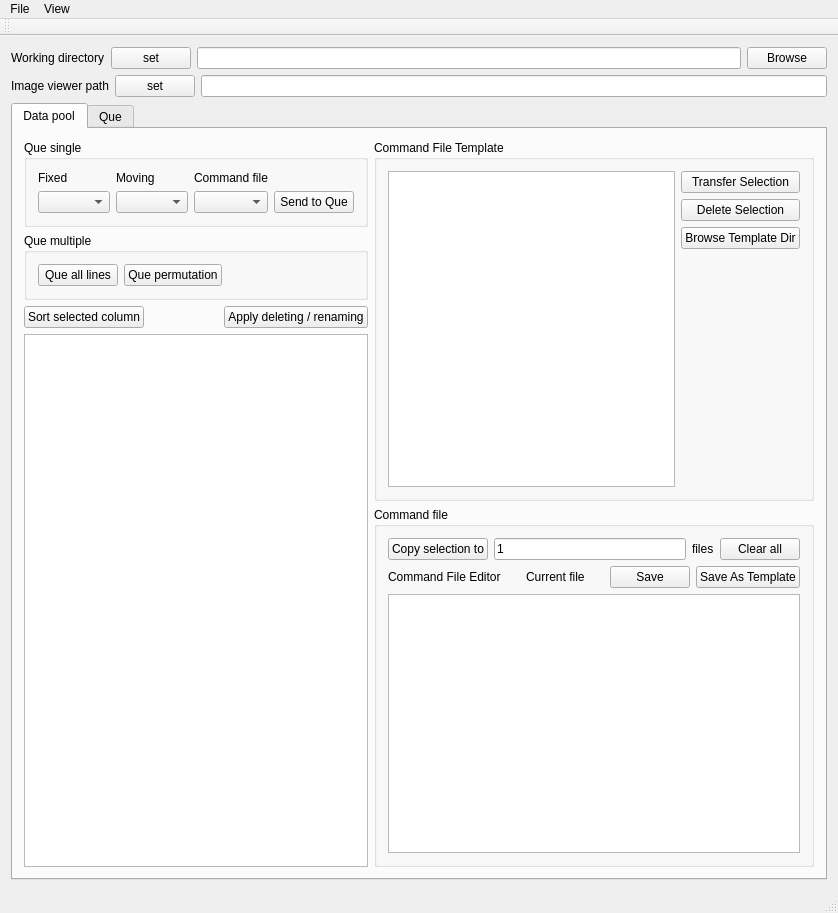
<?xml version="1.0" encoding="UTF-8"?>
<ui version="4.0">
 <class>register_guiClass</class>
 <widget class="QMainWindow" name="register_guiClass">
  <property name="geometry">
   <rect>
    <x>0</x>
    <y>0</y>
    <width>838</width>
    <height>913</height>
   </rect>
  </property>
  <property name="windowTitle">
   <string>RegiAid - Plastimatch</string>
  </property>
  <widget class="QWidget" name="centralWidget">
   <layout class="QVBoxLayout" name="verticalLayout">
    <item>
     <layout class="QHBoxLayout" name="horizontalLayout">
      <item>
       <widget class="QLabel" name="label_9">
        <property name="text">
         <string>Working directory</string>
        </property>
       </widget>
      </item>
      <item>
       <widget class="QPushButton" name="pushButton_SetDefaultDir">
        <property name="text">
         <string>set</string>
        </property>
       </widget>
      </item>
      <item>
       <widget class="QLineEdit" name="lineEditDefaultDirPath"/>
      </item>
      <item>
       <widget class="QPushButton" name="pushButtonBrowseWorkingDir">
        <property name="text">
         <string>Browse</string>
        </property>
       </widget>
      </item>
     </layout>
    </item>
    <item>
     <layout class="QHBoxLayout" name="horizontalLayout_10">
      <item>
       <widget class="QLabel" name="label_12">
        <property name="text">
         <string>Image viewer path</string>
        </property>
       </widget>
      </item>
      <item>
       <widget class="QPushButton" name="pushButton_SetViewerPath">
        <property name="text">
         <string>set</string>
        </property>
       </widget>
      </item>
      <item>
       <widget class="QLineEdit" name="lineEditDefaultViewerPath"/>
      </item>
     </layout>
    </item>
    <item>
     <layout class="QVBoxLayout" name="verticalLayout_2">
      <item>
       <widget class="QTabWidget" name="tabWidget">
        <property name="currentIndex">
         <number>0</number>
        </property>
        <widget class="QWidget" name="tab">
         <attribute name="title">
          <string>Data pool</string>
         </attribute>
         <layout class="QHBoxLayout" name="horizontalLayout_2">
          <item>
           <layout class="QVBoxLayout" name="verticalLayout_3">
            <item>
             <widget class="QGroupBox" name="groupBox_6">
              <property name="title">
               <string>Que single</string>
              </property>
              <layout class="QVBoxLayout" name="verticalLayout_5">
               <item>
                <layout class="QGridLayout" name="gridLayout">
                 <item row="0" column="0">
                  <widget class="QLabel" name="label_6">
                   <property name="text">
                    <string>Fixed</string>
                   </property>
                  </widget>
                 </item>
                 <item row="2" column="0">
                  <widget class="QComboBox" name="comboBox_Fixed">
                   <property name="duplicatesEnabled">
                    <bool>true</bool>
                   </property>
                  </widget>
                 </item>
                 <item row="2" column="1">
                  <widget class="QComboBox" name="comboBox_Moving"/>
                 </item>
                 <item row="0" column="1">
                  <widget class="QLabel" name="label_7">
                   <property name="text">
                    <string>Moving</string>
                   </property>
                  </widget>
                 </item>
                 <item row="2" column="2">
                  <widget class="QComboBox" name="comboBox_Command"/>
                 </item>
                 <item row="0" column="2">
                  <widget class="QLabel" name="label_8">
                   <property name="text">
                    <string>Command file</string>
                   </property>
                  </widget>
                 </item>
                 <item row="2" column="3">
                  <widget class="QPushButton" name="pushButton_QueSingle">
                   <property name="text">
                    <string>Send to Que</string>
                   </property>
                  </widget>
                 </item>
                </layout>
               </item>
              </layout>
             </widget>
            </item>
            <item>
             <widget class="QGroupBox" name="groupBox_7">
              <property name="title">
               <string>Que multiple</string>
              </property>
              <layout class="QHBoxLayout" name="horizontalLayout_6">
               <item>
                <layout class="QHBoxLayout" name="horizontalLayout_9">
                 <item>
                  <widget class="QPushButton" name="pushButton_QueByLine">
                   <property name="text">
                    <string>Que all lines</string>
                   </property>
                  </widget>
                 </item>
                 <item>
                  <widget class="QPushButton" name="pushButton_QueByPermutation">
                   <property name="text">
                    <string>Que permutation</string>
                   </property>
                  </widget>
                 </item>
                 <item>
                  <spacer name="horizontalSpacer_3">
                   <property name="orientation">
                    <enum>Qt::Horizontal</enum>
                   </property>
                   <property name="sizeHint" stdset="0">
                    <size>
                     <width>40</width>
                     <height>20</height>
                    </size>
                   </property>
                  </spacer>
                 </item>
                </layout>
               </item>
              </layout>
             </widget>
            </item>
            <item>
             <layout class="QHBoxLayout" name="horizontalLayout_7">
              <item>
               <widget class="QPushButton" name="pushButton_SortSelected">
                <property name="text">
                 <string>Sort selected column</string>
                </property>
               </widget>
              </item>
              <item>
               <spacer name="horizontalSpacer_2">
                <property name="orientation">
                 <enum>Qt::Horizontal</enum>
                </property>
                <property name="sizeHint" stdset="0">
                 <size>
                  <width>40</width>
                  <height>20</height>
                 </size>
                </property>
               </spacer>
              </item>
              <item>
               <widget class="QPushButton" name="pushButton_UpdateFileList">
                <property name="text">
                 <string>Apply deleting / renaming</string>
                </property>
               </widget>
              </item>
             </layout>
            </item>
            <item>
             <widget class="QTableView" name="tableView_main">
              <property name="enabled">
               <bool>true</bool>
              </property>
              <property name="selectionMode">
               <enum>QAbstractItemView::SingleSelection</enum>
              </property>
             </widget>
            </item>
           </layout>
          </item>
          <item>
           <layout class="QVBoxLayout" name="verticalLayout_14">
            <item>
             <widget class="QGroupBox" name="groupBox_CommandTemplate">
              <property name="title">
               <string>Command File Template</string>
              </property>
              <layout class="QVBoxLayout" name="verticalLayout_4">
               <item>
                <layout class="QHBoxLayout" name="horizontalLayout_12">
                 <item>
                  <widget class="QListWidget" name="listWidgetCommandTemplate"/>
                 </item>
                 <item>
                  <layout class="QVBoxLayout" name="verticalLayout_15">
                   <item>
                    <widget class="QPushButton" name="pushButtonTransferTemplate">
                     <property name="text">
                      <string>Transfer Selection</string>
                     </property>
                    </widget>
                   </item>
                   <item>
                    <widget class="QPushButton" name="pushButtonTransferTemplate_2">
                     <property name="text">
                      <string>Delete Selection</string>
                     </property>
                    </widget>
                   </item>
                   <item>
                    <widget class="QPushButton" name="pushButtonBrowseTemplateDir">
                     <property name="text">
                      <string>Browse Template Dir</string>
                     </property>
                    </widget>
                   </item>
                   <item>
                    <spacer name="verticalSpacer">
                     <property name="orientation">
                      <enum>Qt::Vertical</enum>
                     </property>
                     <property name="sizeHint" stdset="0">
                      <size>
                       <width>20</width>
                       <height>40</height>
                      </size>
                     </property>
                    </spacer>
                   </item>
                  </layout>
                 </item>
                </layout>
               </item>
              </layout>
             </widget>
            </item>
            <item>
             <widget class="QGroupBox" name="groupBox_CommandFile">
              <property name="enabled">
               <bool>true</bool>
              </property>
              <property name="title">
               <string>Command file</string>
              </property>
              <layout class="QVBoxLayout" name="verticalLayout_12">
               <item>
                <layout class="QHBoxLayout" name="horizontalLayout_3">
                 <item>
                  <widget class="QPushButton" name="pushButton_CopyCommand">
                   <property name="text">
                    <string>Copy selection to</string>
                   </property>
                  </widget>
                 </item>
                 <item>
                  <widget class="QLineEdit" name="lineEdit_NumOfCopy">
                   <property name="text">
                    <string>1</string>
                   </property>
                  </widget>
                 </item>
                 <item>
                  <widget class="QLabel" name="label_10">
                   <property name="text">
                    <string>files</string>
                   </property>
                  </widget>
                 </item>
                 <item>
                  <widget class="QPushButton" name="pushButton_ClearCommandFiles">
                   <property name="text">
                    <string>Clear all</string>
                   </property>
                  </widget>
                 </item>
                </layout>
               </item>
               <item>
                <layout class="QHBoxLayout" name="horizontalLayout_4">
                 <item>
                  <widget class="QLabel" name="label_2">
                   <property name="text">
                    <string>Command File Editor</string>
                   </property>
                  </widget>
                 </item>
                 <item>
                  <spacer name="horizontalSpacer_5">
                   <property name="orientation">
                    <enum>Qt::Horizontal</enum>
                   </property>
                   <property name="sizeHint" stdset="0">
                    <size>
                     <width>40</width>
                     <height>20</height>
                    </size>
                   </property>
                  </spacer>
                 </item>
                 <item>
                  <widget class="QLabel" name="label_CurCommandFile">
                   <property name="text">
                    <string>Current file</string>
                   </property>
                  </widget>
                 </item>
                 <item>
                  <spacer name="horizontalSpacer">
                   <property name="orientation">
                    <enum>Qt::Horizontal</enum>
                   </property>
                   <property name="sizeHint" stdset="0">
                    <size>
                     <width>40</width>
                     <height>20</height>
                    </size>
                   </property>
                  </spacer>
                 </item>
                 <item>
                  <widget class="QPushButton" name="pushButton_SaveCommandText">
                   <property name="text">
                    <string>Save</string>
                   </property>
                  </widget>
                 </item>
                 <item>
                  <widget class="QPushButton" name="pushButton_SaveCommandAsTemplate">
                   <property name="text">
                    <string>Save As Template</string>
                   </property>
                  </widget>
                 </item>
                </layout>
               </item>
               <item>
                <widget class="QPlainTextEdit" name="plainTextEdit">
                 <property name="maximumSize">
                  <size>
                   <width>16777215</width>
                   <height>268</height>
                  </size>
                 </property>
                </widget>
               </item>
              </layout>
             </widget>
            </item>
           </layout>
          </item>
         </layout>
        </widget>
        <widget class="QWidget" name="tab_2">
         <attribute name="title">
          <string>Que</string>
         </attribute>
         <layout class="QHBoxLayout" name="horizontalLayout_8">
          <item>
           <layout class="QVBoxLayout" name="verticalLayout_7">
            <item>
             <widget class="QTableView" name="tableView_que">
              <property name="enabled">
               <bool>true</bool>
              </property>
              <property name="selectionMode">
               <enum>QAbstractItemView::SingleSelection</enum>
              </property>
              <property name="selectionBehavior">
               <enum>QAbstractItemView::SelectRows</enum>
              </property>
             </widget>
            </item>
            <item>
             <layout class="QHBoxLayout" name="horizontalLayout_5">
              <item>
               <widget class="QGroupBox" name="groupBox">
                <property name="title">
                 <string>Edit Que</string>
                </property>
                <layout class="QVBoxLayout" name="verticalLayout_8">
                 <item>
                  <layout class="QVBoxLayout" name="verticalLayout_6">
                   <item>
                    <widget class="QPushButton" name="pushButton_RemoveSel">
                     <property name="text">
                      <string>Remove selection</string>
                     </property>
                    </widget>
                   </item>
                   <item>
                    <widget class="QPushButton" name="pushButton_ClearQue">
                     <property name="text">
                      <string>Clear all</string>
                     </property>
                    </widget>
                   </item>
                  </layout>
                 </item>
                </layout>
               </widget>
              </item>
              <item>
               <widget class="QGroupBox" name="groupBox_2">
                <property name="title">
                 <string>Run Que</string>
                </property>
                <layout class="QVBoxLayout" name="verticalLayout_10">
                 <item>
                  <layout class="QGridLayout" name="gridLayout_2">
                   <item row="1" column="0">
                    <widget class="QPushButton" name="pushButton_RunAll_Seq">
                     <property name="text">
                      <string>Run sequentially</string>
                     </property>
                    </widget>
                   </item>
                   <item row="0" column="0">
                    <widget class="QPushButton" name="pushButton_RunSelected">
                     <property name="text">
                      <string>Run selection</string>
                     </property>
                    </widget>
                   </item>
                   <item row="2" column="0">
                    <widget class="QPushButton" name="pushButton_RunAll_MultiThread">
                     <property name="text">
                      <string>Run multi-thread</string>
                     </property>
                    </widget>
                   </item>
                   <item row="1" column="1">
                    <widget class="QLabel" name="label_5">
                     <property name="text">
                      <string>Total time (s)</string>
                     </property>
                    </widget>
                   </item>
                   <item row="2" column="2">
                    <widget class="QLineEdit" name="lineEdit_TotalProcTimeMT">
                     <property name="text">
                      <string>0</string>
                     </property>
                    </widget>
                   </item>
                   <item row="2" column="1">
                    <widget class="QLabel" name="label_11">
                     <property name="text">
                      <string>Total time (s)</string>
                     </property>
                    </widget>
                   </item>
                   <item row="1" column="2">
                    <widget class="QLineEdit" name="lineEdit_TotalProcTimeSeq">
                     <property name="text">
                      <string>0</string>
                     </property>
                    </widget>
                   </item>
                   <item row="3" column="1">
                    <widget class="QLabel" name="label_3">
                     <property name="text">
                      <string>Number of threads</string>
                     </property>
                    </widget>
                   </item>
                   <item row="3" column="2">
                    <widget class="QLineEdit" name="lineEdit_MaxNumberThread">
                     <property name="text">
                      <string>4</string>
                     </property>
                    </widget>
                   </item>
                  </layout>
                 </item>
                </layout>
               </widget>
              </item>
              <item>
               <widget class="QGroupBox" name="groupBox_4">
                <property name="title">
                 <string>Review</string>
                </property>
                <layout class="QVBoxLayout" name="verticalLayout_13">
                 <item>
                  <layout class="QVBoxLayout" name="verticalLayout_11">
                   <item>
                    <widget class="QPushButton" name="pushButtonViewSelectedImg">
                     <property name="text">
                      <string>View selected img</string>
                     </property>
                    </widget>
                   </item>
                   <item>
                    <widget class="QPushButton" name="pushButton_OpenSelectedOutput">
                     <property name="text">
                      <string>Open selected dir</string>
                     </property>
                    </widget>
                   </item>
                   <item>
                    <widget class="QPushButton" name="pushButton_CopyTableToClipboard">
                     <property name="text">
                      <string>Copy To Clipboard</string>
                     </property>
                    </widget>
                   </item>
                  </layout>
                 </item>
                </layout>
               </widget>
              </item>
             </layout>
            </item>
           </layout>
          </item>
          <item>
           <layout class="QVBoxLayout" name="verticalLayout_9">
            <item>
             <widget class="QLabel" name="label_4">
              <property name="text">
               <string>Command File Viewer</string>
              </property>
             </widget>
            </item>
            <item>
             <widget class="QPlainTextEdit" name="plainTextEdit_Que">
              <property name="enabled">
               <bool>false</bool>
              </property>
             </widget>
            </item>
           </layout>
          </item>
         </layout>
        </widget>
       </widget>
      </item>
     </layout>
    </item>
   </layout>
  </widget>
  <widget class="QMenuBar" name="menuBar">
   <property name="geometry">
    <rect>
     <x>0</x>
     <y>0</y>
     <width>838</width>
     <height>21</height>
    </rect>
   </property>
   <widget class="QMenu" name="menuView">
    <property name="title">
     <string>File</string>
    </property>
    <addaction name="actionLoad_fixed_images"/>
    <addaction name="actionLoad_moving_images"/>
    <addaction name="actionLoad_command_files"/>
    <addaction name="actionImport_data_pool"/>
    <addaction name="actionExport_data_pool"/>
    <addaction name="actionSave_Que_Table_To_Text"/>
   </widget>
   <widget class="QMenu" name="menuView_2">
    <property name="title">
     <string>View</string>
    </property>
    <addaction name="actionVolume_Viewer"/>
   </widget>
   <addaction name="menuView"/>
   <addaction name="menuView_2"/>
  </widget>
  <widget class="QToolBar" name="mainToolBar">
   <attribute name="toolBarArea">
    <enum>TopToolBarArea</enum>
   </attribute>
   <attribute name="toolBarBreak">
    <bool>false</bool>
   </attribute>
  </widget>
  <widget class="QStatusBar" name="statusBar"/>
  <action name="actionVolume_Viewer">
   <property name="enabled">
    <bool>false</bool>
   </property>
   <property name="text">
    <string>Volume Viewer</string>
   </property>
  </action>
  <action name="actionLoad_fixed_images">
   <property name="text">
    <string>Load fixed images</string>
   </property>
  </action>
  <action name="actionLoad_moving_images">
   <property name="text">
    <string>Load moving images</string>
   </property>
  </action>
  <action name="actionLoad_command_files">
   <property name="text">
    <string>Load command files</string>
   </property>
  </action>
  <action name="actionSave_Que_Table_To_Text">
   <property name="text">
    <string>Save que table to text file</string>
   </property>
  </action>
  <action name="actionImport_data_pool">
   <property name="text">
    <string>Import data pool</string>
   </property>
  </action>
  <action name="actionExport_data_pool">
   <property name="text">
    <string>Export data pool</string>
   </property>
  </action>
 </widget>
 <layoutdefault spacing="6" margin="11"/>
 <resources/>
 <connections>
  <connection>
   <sender>pushButton_SetDefaultDir</sender>
   <signal>released()</signal>
   <receiver>register_guiClass</receiver>
   <slot>SLT_SetDefaultDir()</slot>
   <hints>
    <hint type="sourcelabel">
     <x>131</x>
     <y>64</y>
    </hint>
    <hint type="destinationlabel">
     <x>103</x>
     <y>76</y>
    </hint>
   </hints>
  </connection>
  <connection>
   <sender>pushButton_SaveCommandText</sender>
   <signal>released()</signal>
   <receiver>register_guiClass</receiver>
   <slot>SLT_SaveCommandText()</slot>
   <hints>
    <hint type="sourcelabel">
     <x>703</x>
     <y>583</y>
    </hint>
    <hint type="destinationlabel">
     <x>682</x>
     <y>700</y>
    </hint>
   </hints>
  </connection>
  <connection>
   <sender>pushButton_QueSingle</sender>
   <signal>released()</signal>
   <receiver>register_guiClass</receiver>
   <slot>SLT_AddSingleToQue()</slot>
   <hints>
    <hint type="sourcelabel">
     <x>343</x>
     <y>202</y>
    </hint>
    <hint type="destinationlabel">
     <x>568</x>
     <y>180</y>
    </hint>
   </hints>
  </connection>
  <connection>
   <sender>pushButton_QueByLine</sender>
   <signal>released()</signal>
   <receiver>register_guiClass</receiver>
   <slot>SLT_AddMultipleToQueByLine()</slot>
   <hints>
    <hint type="sourcelabel">
     <x>49</x>
     <y>263</y>
    </hint>
    <hint type="destinationlabel">
     <x>8</x>
     <y>299</y>
    </hint>
   </hints>
  </connection>
  <connection>
   <sender>pushButton_QueByPermutation</sender>
   <signal>released()</signal>
   <receiver>register_guiClass</receiver>
   <slot>SLT_AddMultipleToQueByPermu()</slot>
   <hints>
    <hint type="sourcelabel">
     <x>202</x>
     <y>266</y>
    </hint>
    <hint type="destinationlabel">
     <x>6</x>
     <y>261</y>
    </hint>
   </hints>
  </connection>
  <connection>
   <sender>actionLoad_fixed_images</sender>
   <signal>triggered()</signal>
   <receiver>register_guiClass</receiver>
   <slot>SLT_LoadFixedFiles()</slot>
   <hints>
    <hint type="sourcelabel">
     <x>-1</x>
     <y>-1</y>
    </hint>
    <hint type="destinationlabel">
     <x>434</x>
     <y>352</y>
    </hint>
   </hints>
  </connection>
  <connection>
   <sender>actionLoad_moving_images</sender>
   <signal>triggered()</signal>
   <receiver>register_guiClass</receiver>
   <slot>SLT_LoadMovingFiles()</slot>
   <hints>
    <hint type="sourcelabel">
     <x>-1</x>
     <y>-1</y>
    </hint>
    <hint type="destinationlabel">
     <x>434</x>
     <y>352</y>
    </hint>
   </hints>
  </connection>
  <connection>
   <sender>actionLoad_command_files</sender>
   <signal>triggered()</signal>
   <receiver>register_guiClass</receiver>
   <slot>SLT_LoadCommandFiles()</slot>
   <hints>
    <hint type="sourcelabel">
     <x>-1</x>
     <y>-1</y>
    </hint>
    <hint type="destinationlabel">
     <x>434</x>
     <y>352</y>
    </hint>
   </hints>
  </connection>
  <connection>
   <sender>pushButton_CopyCommand</sender>
   <signal>released()</signal>
   <receiver>register_guiClass</receiver>
   <slot>SLT_CopyCommandFile()</slot>
   <hints>
    <hint type="sourcelabel">
     <x>464</x>
     <y>552</y>
    </hint>
    <hint type="destinationlabel">
     <x>570</x>
     <y>284</y>
    </hint>
   </hints>
  </connection>
  <connection>
   <sender>pushButton_ClearCommandFiles</sender>
   <signal>released()</signal>
   <receiver>register_guiClass</receiver>
   <slot>SLT_ClearCommandFiles()</slot>
   <hints>
    <hint type="sourcelabel">
     <x>802</x>
     <y>552</y>
    </hint>
    <hint type="destinationlabel">
     <x>897</x>
     <y>191</y>
    </hint>
   </hints>
  </connection>
  <connection>
   <sender>pushButton_UpdateFileList</sender>
   <signal>released()</signal>
   <receiver>register_guiClass</receiver>
   <slot>SLT_UpdateFileList()</slot>
   <hints>
    <hint type="sourcelabel">
     <x>353</x>
     <y>307</y>
    </hint>
    <hint type="destinationlabel">
     <x>572</x>
     <y>349</y>
    </hint>
   </hints>
  </connection>
  <connection>
   <sender>pushButton_SortSelected</sender>
   <signal>released()</signal>
   <receiver>register_guiClass</receiver>
   <slot>SLT_SortSelectedColumn()</slot>
   <hints>
    <hint type="sourcelabel">
     <x>129</x>
     <y>307</y>
    </hint>
    <hint type="destinationlabel">
     <x>913</x>
     <y>71</y>
    </hint>
   </hints>
  </connection>
  <connection>
   <sender>pushButton_ClearQue</sender>
   <signal>released()</signal>
   <receiver>register_guiClass</receiver>
   <slot>SLT_ClearQueAll()</slot>
   <hints>
    <hint type="sourcelabel">
     <x>125</x>
     <y>837</y>
    </hint>
    <hint type="destinationlabel">
     <x>6</x>
     <y>658</y>
    </hint>
   </hints>
  </connection>
  <connection>
   <sender>pushButton_RemoveSel</sender>
   <signal>released()</signal>
   <receiver>register_guiClass</receiver>
   <slot>SLT_RemoveSelectedQue()</slot>
   <hints>
    <hint type="sourcelabel">
     <x>125</x>
     <y>790</y>
    </hint>
    <hint type="destinationlabel">
     <x>167</x>
     <y>688</y>
    </hint>
   </hints>
  </connection>
  <connection>
   <sender>pushButton_RunSelected</sender>
   <signal>released()</signal>
   <receiver>register_guiClass</receiver>
   <slot>SLT_RunSingleSelected()</slot>
   <hints>
    <hint type="sourcelabel">
     <x>241</x>
     <y>772</y>
    </hint>
    <hint type="destinationlabel">
     <x>323</x>
     <y>680</y>
    </hint>
   </hints>
  </connection>
  <connection>
   <sender>pushButton_RunAll_Seq</sender>
   <signal>released()</signal>
   <receiver>register_guiClass</receiver>
   <slot>SLT_RunBatchSequential()</slot>
   <hints>
    <hint type="sourcelabel">
     <x>241</x>
     <y>801</y>
    </hint>
    <hint type="destinationlabel">
     <x>484</x>
     <y>675</y>
    </hint>
   </hints>
  </connection>
  <connection>
   <sender>pushButton_RunAll_MultiThread</sender>
   <signal>released()</signal>
   <receiver>register_guiClass</receiver>
   <slot>SLT_RunBatchMultiThread()</slot>
   <hints>
    <hint type="sourcelabel">
     <x>241</x>
     <y>830</y>
    </hint>
    <hint type="destinationlabel">
     <x>105</x>
     <y>678</y>
    </hint>
   </hints>
  </connection>
  <connection>
   <sender>pushButton_OpenSelectedOutput</sender>
   <signal>released()</signal>
   <receiver>register_guiClass</receiver>
   <slot>SLT_OpenSelectedOutputDir()</slot>
   <hints>
    <hint type="sourcelabel">
     <x>568</x>
     <y>813</y>
    </hint>
    <hint type="destinationlabel">
     <x>666</x>
     <y>680</y>
    </hint>
   </hints>
  </connection>
  <connection>
   <sender>pushButton_CopyTableToClipboard</sender>
   <signal>released()</signal>
   <receiver>register_guiClass</receiver>
   <slot>SLT_CopyTableQueToClipboard()</slot>
   <hints>
    <hint type="sourcelabel">
     <x>568</x>
     <y>848</y>
    </hint>
    <hint type="destinationlabel">
     <x>635</x>
     <y>677</y>
    </hint>
   </hints>
  </connection>
  <connection>
   <sender>actionSave_Que_Table_To_Text</sender>
   <signal>triggered()</signal>
   <receiver>register_guiClass</receiver>
   <slot>SLTM_ExportQueResult()</slot>
   <hints>
    <hint type="sourcelabel">
     <x>-1</x>
     <y>-1</y>
    </hint>
    <hint type="destinationlabel">
     <x>530</x>
     <y>350</y>
    </hint>
   </hints>
  </connection>
  <connection>
   <sender>pushButton_SetViewerPath</sender>
   <signal>released()</signal>
   <receiver>register_guiClass</receiver>
   <slot>SLT_SetDefaultViewer()</slot>
   <hints>
    <hint type="sourcelabel">
     <x>161</x>
     <y>90</y>
    </hint>
    <hint type="destinationlabel">
     <x>978</x>
     <y>101</y>
    </hint>
   </hints>
  </connection>
  <connection>
   <sender>pushButtonViewSelectedImg</sender>
   <signal>released()</signal>
   <receiver>register_guiClass</receiver>
   <slot>SLT_ViewSelectedImg()</slot>
   <hints>
    <hint type="sourcelabel">
     <x>568</x>
     <y>778</y>
    </hint>
    <hint type="destinationlabel">
     <x>565</x>
     <y>891</y>
    </hint>
   </hints>
  </connection>
  <connection>
   <sender>listWidgetCommandTemplate</sender>
   <signal>itemClicked(QListWidgetItem*)</signal>
   <receiver>register_guiClass</receiver>
   <slot>SLT_CommandTemplateSelected()</slot>
   <hints>
    <hint type="sourcelabel">
     <x>534</x>
     <y>207</y>
    </hint>
    <hint type="destinationlabel">
     <x>831</x>
     <y>182</y>
    </hint>
   </hints>
  </connection>
  <connection>
   <sender>pushButtonTransferTemplate</sender>
   <signal>released()</signal>
   <receiver>register_guiClass</receiver>
   <slot>SLT_CopyCommandTemplateToDataPool()</slot>
   <hints>
    <hint type="sourcelabel">
     <x>771</x>
     <y>172</y>
    </hint>
    <hint type="destinationlabel">
     <x>832</x>
     <y>135</y>
    </hint>
   </hints>
  </connection>
  <connection>
   <sender>pushButton_SaveCommandAsTemplate</sender>
   <signal>released()</signal>
   <receiver>register_guiClass</receiver>
   <slot>SLT_SaveCommandFileAsTemplate()</slot>
   <hints>
    <hint type="sourcelabel">
     <x>770</x>
     <y>575</y>
    </hint>
    <hint type="destinationlabel">
     <x>833</x>
     <y>585</y>
    </hint>
   </hints>
  </connection>
  <connection>
   <sender>pushButtonBrowseWorkingDir</sender>
   <signal>released()</signal>
   <receiver>register_guiClass</receiver>
   <slot>SLT_BrowseWorkingDir()</slot>
   <hints>
    <hint type="sourcelabel">
     <x>805</x>
     <y>57</y>
    </hint>
    <hint type="destinationlabel">
     <x>837</x>
     <y>87</y>
    </hint>
   </hints>
  </connection>
  <connection>
   <sender>pushButtonBrowseTemplateDir</sender>
   <signal>released()</signal>
   <receiver>register_guiClass</receiver>
   <slot>SLT_BrowseTemplateDir()</slot>
   <hints>
    <hint type="sourcelabel">
     <x>779</x>
     <y>240</y>
    </hint>
    <hint type="destinationlabel">
     <x>835</x>
     <y>267</y>
    </hint>
   </hints>
  </connection>
  <connection>
   <sender>pushButtonTransferTemplate_2</sender>
   <signal>released()</signal>
   <receiver>register_guiClass</receiver>
   <slot>SLT_DeleteSingleTemplate()</slot>
   <hints>
    <hint type="sourcelabel">
     <x>771</x>
     <y>204</y>
    </hint>
    <hint type="destinationlabel">
     <x>832</x>
     <y>219</y>
    </hint>
   </hints>
  </connection>
  <connection>
   <sender>actionImport_data_pool</sender>
   <signal>triggered()</signal>
   <receiver>register_guiClass</receiver>
   <slot>SLTM_ImportDataPool()</slot>
   <hints>
    <hint type="sourcelabel">
     <x>-1</x>
     <y>-1</y>
    </hint>
    <hint type="destinationlabel">
     <x>418</x>
     <y>456</y>
    </hint>
   </hints>
  </connection>
  <connection>
   <sender>actionExport_data_pool</sender>
   <signal>triggered()</signal>
   <receiver>register_guiClass</receiver>
   <slot>SLTM_ExportDataPool()</slot>
   <hints>
    <hint type="sourcelabel">
     <x>-1</x>
     <y>-1</y>
    </hint>
    <hint type="destinationlabel">
     <x>418</x>
     <y>456</y>
    </hint>
   </hints>
  </connection>
  <connection>
   <sender>tableView_main</sender>
   <signal>clicked(QModelIndex)</signal>
   <receiver>register_guiClass</receiver>
   <slot>SLT_ItemClickedMain()</slot>
   <hints>
    <hint type="sourcelabel">
     <x>54</x>
     <y>387</y>
    </hint>
    <hint type="destinationlabel">
     <x>7</x>
     <y>389</y>
    </hint>
   </hints>
  </connection>
  <connection>
   <sender>tableView_que</sender>
   <signal>clicked(QModelIndex)</signal>
   <receiver>register_guiClass</receiver>
   <slot>SLT_ItemClickedQue()</slot>
   <hints>
    <hint type="sourcelabel">
     <x>483</x>
     <y>164</y>
    </hint>
    <hint type="destinationlabel">
     <x>248</x>
     <y>40</y>
    </hint>
   </hints>
  </connection>
 </connections>
 <slots>
  <slot>SLT_SetDefaultDir()</slot>
  <slot>SLT_LoadFixedFiles()</slot>
  <slot>SLT_LoadMovingFiles()</slot>
  <slot>SLT_LoadCommandFiles()</slot>
  <slot>SLT_ReadCommandFile(QModelIndex)</slot>
  <slot>SLT_SaveCommandText()</slot>
  <slot>SLT_AddSingleToQue()</slot>
  <slot>SLT_AddMultipleToQueByLine()</slot>
  <slot>SLT_AddMultipleToQueByPermu()</slot>
  <slot>SLT_CopyCommandFile()</slot>
  <slot>SLT_ClearCommandFiles()</slot>
  <slot>SLT_UpdateFileList()</slot>
  <slot>SLT_SortSelectedColumn()</slot>
  <slot>SLT_ClearQueAll()</slot>
  <slot>SLT_RemoveSelectedQue()</slot>
  <slot>SLT_RunSingleSelected()</slot>
  <slot>SLT_RunBatchSequential()</slot>
  <slot>SLT_RunBatchMultiThread()</slot>
  <slot>SLT_OpenSelectedOutputDir()</slot>
  <slot>SLT_CopyTableQueToClipboard()</slot>
  <slot>SLTM_ExportQueResult()</slot>
  <slot>SLT_SetDefaultViewer()</slot>
  <slot>SLT_ViewSelectedImg()</slot>
  <slot>SLT_CreateSampleRigid()</slot>
  <slot>SLT_CreateSampleDeform()</slot>
  <slot>SLT_CommandTemplateSelected()</slot>
  <slot>SLT_CopyCommandTemplateToDataPool()</slot>
  <slot>SLT_SaveCommandFileAsTemplate()</slot>
  <slot>SLT_BrowseWorkingDir()</slot>
  <slot>SLT_BrowseTemplateDir()</slot>
  <slot>SLT_DeleteSingleTemplate()</slot>
  <slot>SLTM_ImportDataPool()</slot>
  <slot>SLTM_ExportDataPool()</slot>
  <slot>SLT_ItemClickedMain()</slot>
  <slot>SLT_ItemClickedQue()</slot>
 </slots>
</ui>
